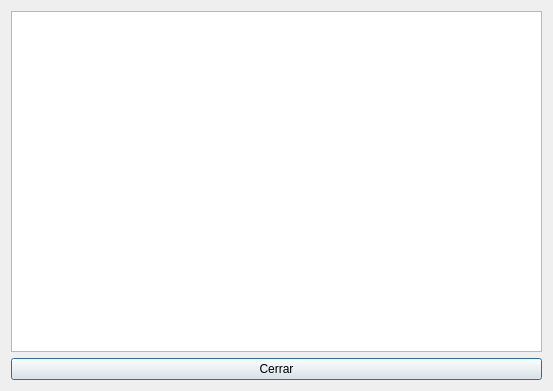
<?xml version="1.0" encoding="UTF-8"?>
<ui version="4.0">
 <class>frm_notifications</class>
 <widget class="QDialog" name="frm_notifications">
  <property name="geometry">
   <rect>
    <x>0</x>
    <y>0</y>
    <width>553</width>
    <height>391</height>
   </rect>
  </property>
  <property name="windowTitle">
   <string>Notificaciones</string>
  </property>
  <layout class="QGridLayout" name="gridLayout">
   <item row="1" column="0">
    <widget class="QPushButton" name="btn_close">
     <property name="text">
      <string>Cerrar</string>
     </property>
    </widget>
   </item>
   <item row="0" column="0">
    <widget class="QTreeView" name="tvw_notifications"/>
   </item>
  </layout>
 </widget>
 <resources/>
 <connections/>
</ui>
